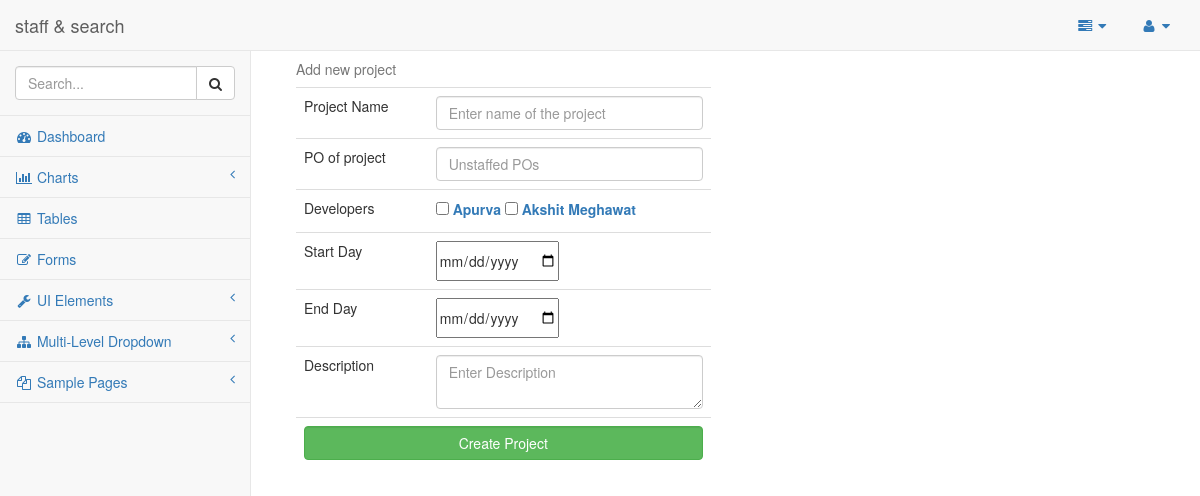
/admin/new_project.php, run on the app's committed database.
### tables this page shows
CREATE TABLE IF NOT EXISTS `developer_project_map` (
`id` int(11) NOT NULL,
  `dev_id` int(11) NOT NULL,
  `project_id` int(11) NOT NULL
);

CREATE TABLE IF NOT EXISTS `developers` (
`dev_id` int(11) NOT NULL,
  `name` varchar(20) NOT NULL,
  `github_profile` text NOT NULL,
  `tech` text NOT NULL
);

### admin/new_project.php (the view, shortened to what this page needs)
<?php
include("header.php");
?>
<body>
  <div id="wrapper">
    <?php
    include 'side_and_menu.php';
    ?>
    <?php
    function valid_project($pr_id)
    {
      $res = mysql_query("select * from projects where project_id = '$pr_id' and end_day < curdate()");
      if ($res)
      {
        $response = mysql_fetch_array($res);
        if(count($response) > 1)
          return true;
      }
      else
      {
        return false;
      }
    }
    $list_of_devs ="select *
    from developers devs LEFT OUTER JOIN developer_project_map map
    on devs.dev_id = map.dev_id
    order by map.project_id desc
    ";
    $dev_lists = mysql_query($list_of_devs);
    ?>
  <div id="page-wrapper">
    <div class="col-md-6">
      <form method="POST" action="new_project_submit.php">
        <table class="table">
          <caption>Add new project</caption>
          <tbody>
            <tr>
              <td>Project Name</td>
              <td><input type="text" placeholder="Enter name of the project" class="form-control" name="project_name" autocomplete="off"></td>
            </tr>
            <tr>
              <td>PO of project</td>
              <td><input type="text" placeholder="Unstaffed POs" list = "pos" class="form-control" name="po_name" autocomplete="off"></td>
            </tr>
            <tr>
              <td>Developers</td>
              <td>
                <?php
                $array = array();
                while ($row = mysql_fetch_array($dev_lists)) {
                  if (!in_array($row["0"], $array))
                {
                  array_push($array, $row["0"]);
                  if(valid_project($row["project_id"]) || is_null($row["project_id"]))
                  {
                    echo "<label><input type='checkbox' name=devs[] value='".$row['0']."'> <a href='#'>".$row['1']."</a> </label> ";
                  }
                }
                }
                ?>
              </td>
            </tr>
            <tr>
              <td>Start Day</td>
              <td><input type="date" name="start_day"></td>
            </tr>
            <tr>
              <td>End Day</td>
              <td><input type="date" name="end_day"></td>
            </tr>
            <tr>
            <td>Description</td>
              <td><textarea name="desc" class="form form-control" placeholder="Enter Description"></textarea></td>
            </tr>
            <tr>
              <td colspan="2">
                <input type="submit" name="sub" value="Create Project" class="btn btn-success form-control">
              </td>
            </tr>
          </tbody>
        </table>
      </form>
    </div>
  </div>
</div>
</body>
</html>

### data on the page
developer_project_map: dev.name "Apurva"
developer_project_map: dev.name "Akshit Meghawat"
